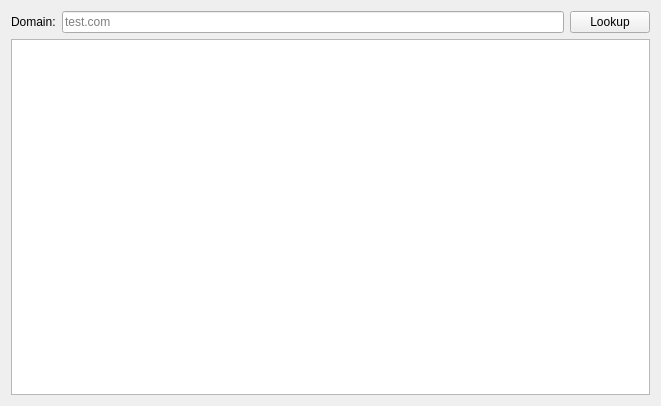
<?xml version="1.0" encoding="UTF-8"?>
<ui version="4.0">
 <class>UiDomainWhois</class>
 <widget class="QWidget" name="UiDomainWhois">
  <property name="geometry">
   <rect>
    <x>0</x>
    <y>0</y>
    <width>661</width>
    <height>406</height>
   </rect>
  </property>
  <property name="windowTitle">
   <string>Web Domains WHOIS</string>
  </property>
  <layout class="QGridLayout" name="gridLayout">
   <item row="0" column="0">
    <widget class="QLabel" name="label">
     <property name="text">
      <string>Domain:</string>
     </property>
    </widget>
   </item>
   <item row="0" column="1">
    <widget class="QLineEdit" name="lineEdit_DomainName">
     <property name="placeholderText">
      <string>test.com</string>
     </property>
    </widget>
   </item>
   <item row="0" column="2">
    <widget class="QPushButton" name="pushButton_Lookup">
     <property name="text">
      <string>Lookup</string>
     </property>
    </widget>
   </item>
   <item row="1" column="0" colspan="3">
    <widget class="QPlainTextEdit" name="plainTextEdit_LookupResult">
     <property name="readOnly">
      <bool>true</bool>
     </property>
    </widget>
   </item>
  </layout>
 </widget>
 <resources/>
 <connections/>
</ui>
